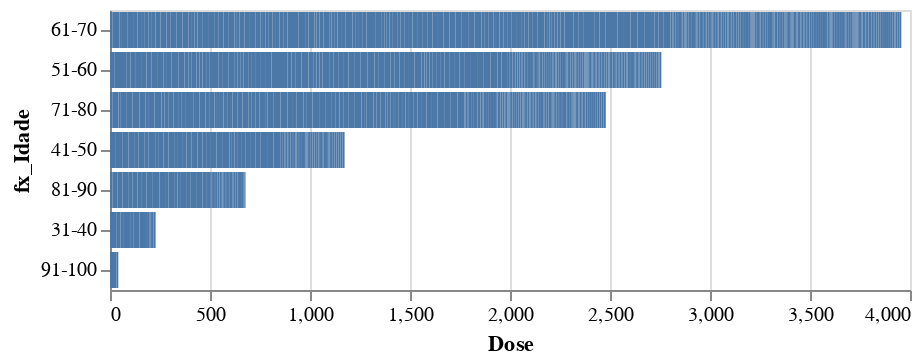

Source (notebook cell):
### Code cell
# prompt: Usando o DataFrame doses: gráfico de barras Dose x fx_idade

import altair as alt
alt.Chart(doses).mark_bar().encode(
    alt.X("Dose:Q"),
    alt.Y('fx_Idade:N', sort='-x')
)

### Figure 1 — Vega-Lite specification as saved in the notebook (floating-point values rounded to 4 significant figures; data arrays with more than 128 entries replaced by an {"elided": "..."} marker saying what was removed)
{"config": {"view": {"continuousWidth": 400, "continuousHeight": 300}}, "data": {"name": "data-9f392eb41b2dcc69e7f4c9cebed8e791"}, "mark": "bar", "encoding": {"x": {"field": "Dose", "type": "quantitative"}, "y": {"field": "fx_Idade", "sort": "-x", "type": "nominal"}}, "$schema": "https://vega.github.io/schema/vega-lite/v4.17.0.json", "datasets": {"data-9f392eb41b2dcc69e7f4c9cebed8e791": {"elided": "754 records"}}}
